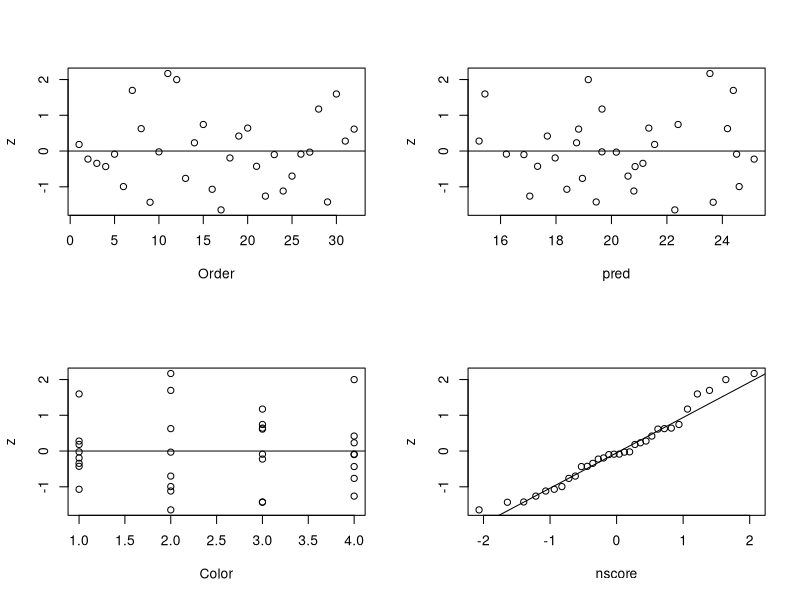
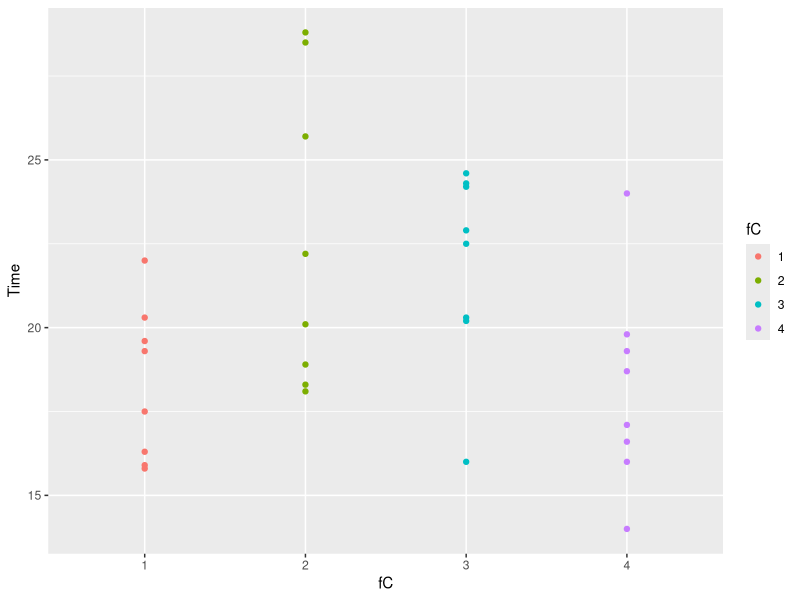

The R source for these figures, in order:
# balloon.r, balloon experiment, Table 9.6 p300, and code from text p301

# Table 9.6, p300
balloon.data <- read.table("Data/balloon.txt", header=T)
head(balloon.data, 3)
center_order <- mean(balloon.data$Order)
balloon.data <- within(balloon.data,
  {x = Order - center_order; fC = factor(Color) })

options(contrasts = c("contr.sum", "contr.poly"))
model1 <- lm(Time ~ fC + x, data=balloon.data)
summary(model1) # LSE etc. for covariate, model F-test

drop1(model1, ~., test="F") # Type 3 tests
anova(model1) # Type 1 tests

# Multiple comparisons: Scheffe's method
library(lsmeans)
lsmC <- lsmeans(model1, ~ fC)
lsmC
summary(contrast(lsmC, method="pairwise", adjust="Scheffe"),
        infer=c(T,T))

# Residual plots
balloon.data <- within(balloon.data,
  {pred=fitted(model1); e=resid(model1); z=e/sd(e);
   n=length(e); q=rank(e); nscore=qnorm((q-0.375)/(n+0.25)) })

par(mfrow=c(2,2))
plot (z ~ Order, data=balloon.data); abline(h=0)
plot (z ~ pred, data=balloon.data); abline(h=0)
plot (z ~ Color, data=balloon.data); abline(h=0)
plot (z ~ nscore, data=balloon.data); qqline(balloon.data$z)
dev.off()

# Code from text p301
# Test equality of slopes
model2 <- lm(Time ~ fC + x + fC:x, data=balloon.data)
anova(model1, model2)
# slopes are not too much different

# plot again for comparison
library(ggplot2)
library(dplyr)
balloon.data %>% ggplot(aes(x=fC, y=Time, color=fC))+
  geom_point()
# need to explore more on this...
